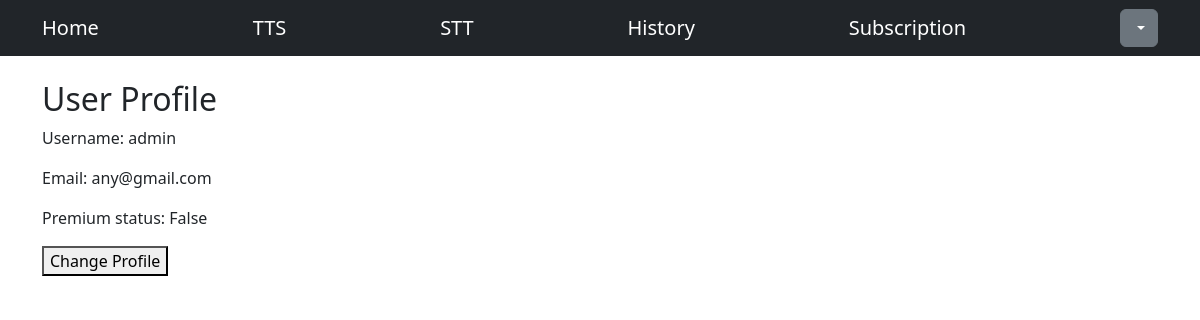
/users/profile/1 (signed in), run on an earlier commit of the app's database.
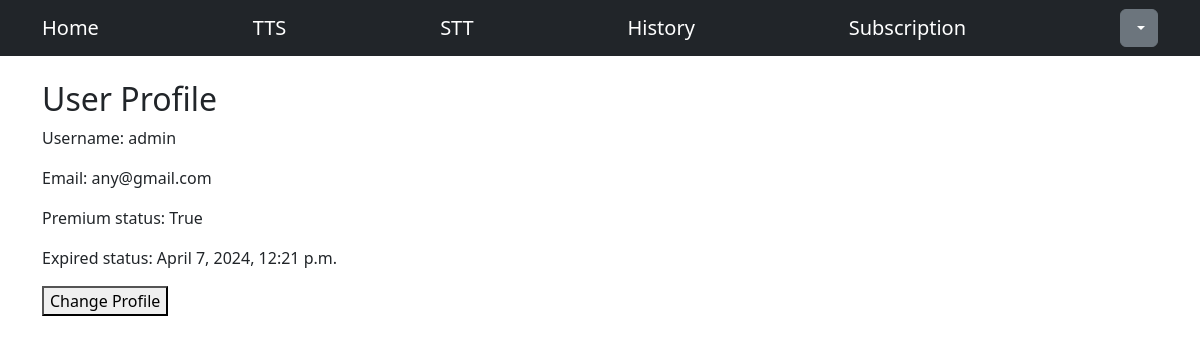
And on a later commit of the database.
### users/models.py (models this page shows, shortened)
class CustomUser(AbstractUser):
    is_premium = models.BooleanField(default=False)
    auth0_id = models.CharField(max_length=64)
    email = models.EmailField(max_length=64)

class Subscription(models.Model):
    user = models.ForeignKey(settings.AUTH_USER_MODEL, on_delete=models.CASCADE)
    start_date = models.DateTimeField(auto_now_add=True)
    end_date = models.DateTimeField()
    is_active = models.BooleanField(default=False)
    payment_status = models.BooleanField(default=False)

### users/views.py (the view)
class UserProfileView(View):
    model = CustomUser
    template_name = 'users/profile.html'
    form_class = UserProfileForm
    def get(self, request, *args, **kwargs):
        user_profile = CustomUser.objects.get(pk=request.user.pk)
        subscription = user_profile.subscription_set.filter(is_active=True).first()
        messages_for_user = messages.get_messages(request)
        return render(
            request,
            self.template_name,
            {
                'user_profile': user_profile,
                'messages_for_user': messages_for_user,
                'subscription': subscription
            }
        )

### users/templates/users/profile.html (shortened to what this page needs)
{% extends 'users/base.html' %}
{% block content %}
    <section class="container mt-4">
        <h2>User Profile</h2>
        {% if user_profile.username %}
            <p>Username: {{ user_profile.username }}</p>
        {% else %}
            <p>Username:
            <a href="{% url 'edit_profile' %}">Don't have one? Click the message</a>
            </p>
        {% endif %}
        <p>Email: {{ user_profile.email }}</p>
        <p>Premium status: {{ user_profile.is_premium }}</p>
        {% if subscription %}
        <p>Expired status: {{ subscription.end_date }}</p>
        {% endif %}
        <a href="{% url 'edit_profile' %}">
            <button type="button">Change Profile</button>
        </a>
    </section>
{% endblock %}

### users/templates/users/base.html (shortened to what this page needs)
{% load static %}
{% load bootstrap5 %}
<!DOCTYPE html>
<html lang="en">
<head>
    {% bootstrap_css %}
</head>
<body>
    <nav class="navbar navbar-expand-lg navbar-dark bg-dark">
        <div class="container">
            <a class="navbar-brand" href="{% url 'home' %}">Home</a>
            {% if user.is_authenticated %}
            <a class="navbar-brand" href="{% url 'convert_text_to_speech' %}">TTS</a>
            <a class="navbar-brand" href="{% url 'stt' %}">STT</a>
            <a class="navbar-brand" href="{% url 'history' %}">History</a>
            <a class="navbar-brand" href="{% url 'subscription' %}">Subscription</a>
            {% endif %}
            <div class="ml-auto">
                <div class="btn-group">
                    {% if user.is_authenticated %}
                        <button type="button" class="btn btn-secondary dropdown-toggle" data-bs-toggle="dropdown" aria-expanded="false">
                        </button>
                    {% else %}
                        <a class="btn btn-secondary" href="{% url 'login' %}">Login</a>
                    {% endif %}
                </div>
            </div>
        </div>
    </nav>
    {% block content %}{% endblock %}
</body>
</html>

What changed in the data, as far as the page shows it:
changed CustomUser "admin": is_premium "False" → "True"
added Subscription: end_date "April 7, 2024, 12:21 p.m."
Also different on the page:
text now shown: "Expired status:"
